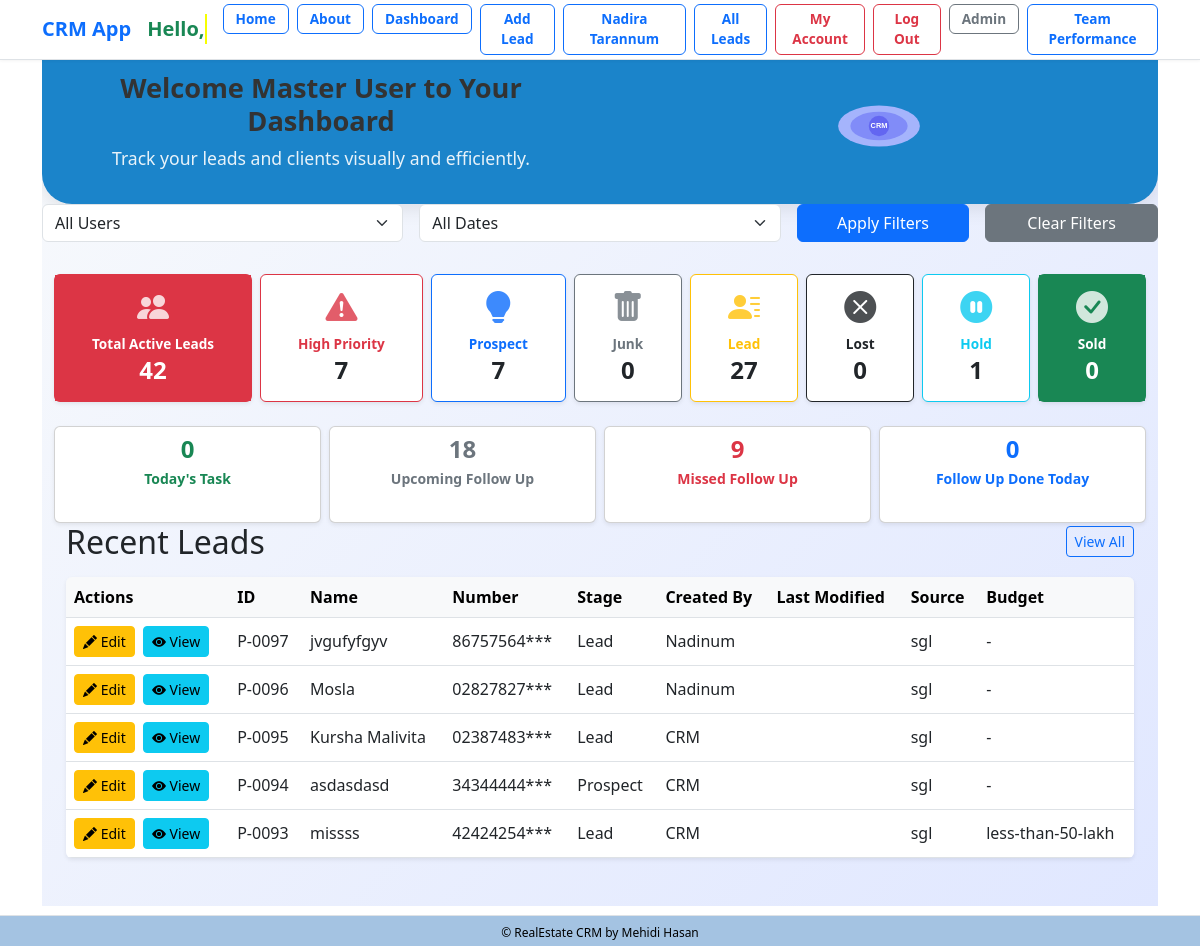
Page /dashboard (signed in) on the earlier database version.
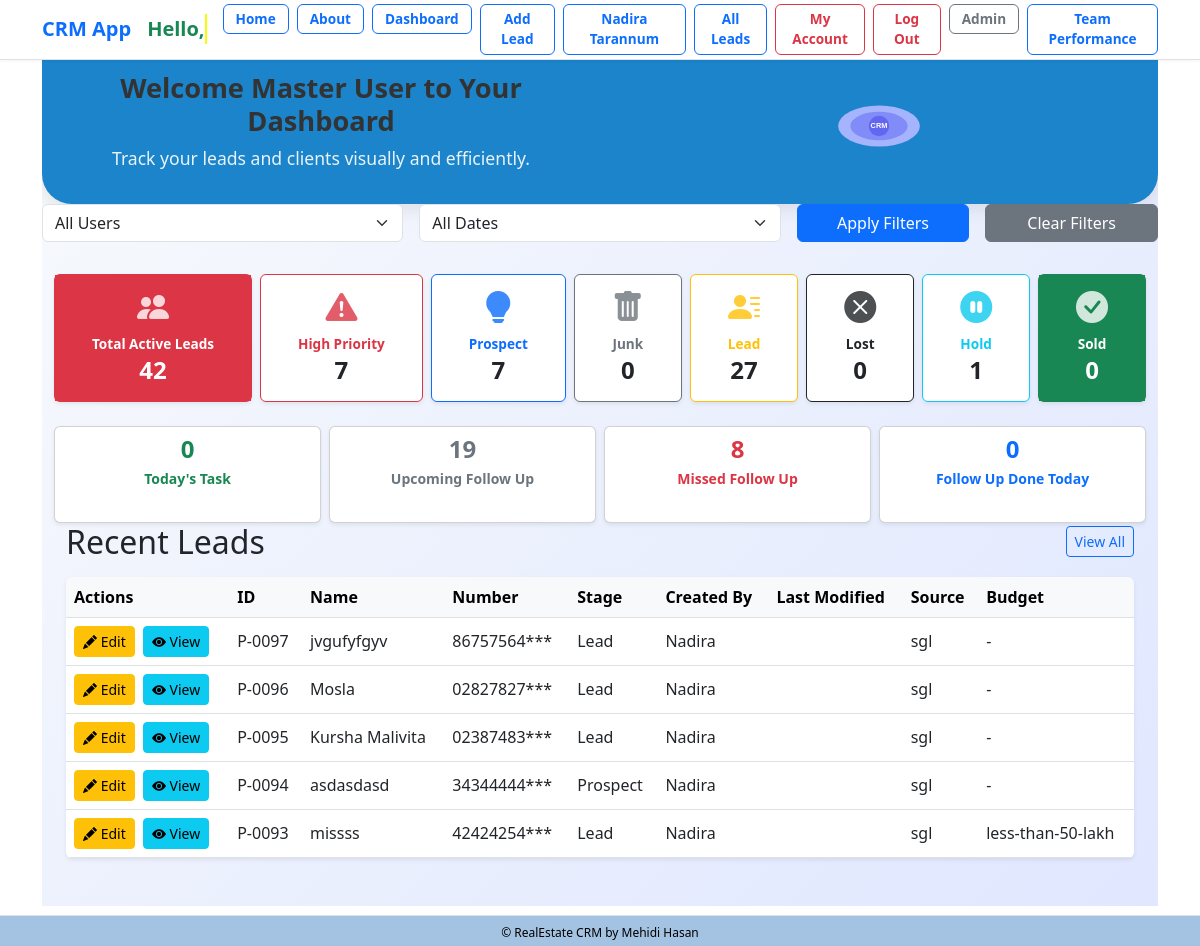
Same page on the later database version.
### lead/models.py (models this page shows, shortened)
class Lead(models.Model):
    LEAD_STAGE_CHOICES = (
        ('lead', 'Lead'),
        ('prospect', 'Prospect'),
        ('high_prospect', 'High Prospect'),
        ('sold_onboard', 'Sold/On-board'),
        ('hold', 'Hold'),
        ('lost', 'Lost'),
        ('junk', 'Junk'),
    )
    PROFESSION_CHOICES = (
        ('doctor', 'Doctor'),
        ('artist', 'Artist'),
        ('engineer', 'Engineer'),
        ('teacher', 'Teacher'),
        ('student', 'Student'),
        ('other', 'Other'),
    )
    PROJECT_CHOICES = (
        ('grand', 'Grand'),
        ('majestic', 'Majestic'),
        ('skyvilla', 'Skyvilla'),
        ('maxus', 'Maxus'),
        ('other', 'Other'),
    )
    PROPERTY_STATUS_CHOICES = (
        ('ready', 'Ready'),
        ('initial', 'Initial'),
        ('going', 'Going'),
    )
    PREFERRED_LOCATION_CHOICES = (
        ('banani', 'Banani'),
        ('gulshan', 'Gulshan'),
        ('badda', 'Badda'),
        ('dhanmondi', 'Dhanmondi'),
        ('other', 'Other'),
    )
    COMPANY_CHOICES = (
        ('rupayanhousing', 'Rupayan Housing'),
        ('rupayancityuttara', 'Rupayan City Uttara'),
        ('other', 'Other'),
    )
    INTERESTED_PROJECT_BUILDING_CHOICES = (
        ('grand-building-12', 'Grand Building 12'),
        ('majestic-building-5', 'Majestic Building 5'),
        ('skyvilla-building-3', 'Skyvilla Building 3'),
        ('maxus-building-8', 'Maxus Building 8'),
        ('other', 'Other'),
    )
    UNIT_SIZE_CHOICES = (
        ('2000-2500', '2000-2500 sqft'),
        ('200-300', '200-300 sqft'),
        ('300-400', '300-400 sqft'),
        ('2500-3000', '2500-3000 sqft'),
        ('3000-3500', '3000-3500 sqft'),
        ('3500-4000', '3500-4000 sqft'),
        ('4000+', '4000+ sqft'),
        ('other', 'Other'),
    )
    PREFERENCE_FLOOR = (
        ('1st', '1st Floor'),
        ('2nd', '2nd Floor'),
        ('3rd', '3rd Floor'),
        ('4th', '4th Floor'),
        ('5th', '5th Floor'),
        ('6th', '6th Floor'),
        ('7th', '7th Floor'),
        ('8th', '8th Floor'),
        ('9th', '9th Floor'),
        ('10th', '10th Floor'),
        ('11th', '11th Floor'),
        ('12th', '12th Floor'),
        ('13th', '13th Floor'),
        ('14th', '14th Floor'),
        ('15th', '15th Floor'),
    )
    FACING_CHOICES = (
        ('east', 'East'),
        ('west', 'West'),
        ('north', 'North'),
        ('south', 'South'),
        ('north-east', 'North-East'),
        ('north-west', 'North-West'),
        ('south-east', 'South-East'),
        ('south-west', 'South-West'),
        ('other', 'Other'),
    )
    VIEW_CHOICES = (
        ('road', 'Road'),
        ('park', 'Park'),
        ('lake', 'Lake'),
        ('city', 'City'),
        ('other', 'Other'),
    )
    BUDGET_CHOICES = (
        ('less-than-50-lakh', 'Less than 50 Lakh'),
        ('less-than-1-crore', 'Less than 1 Crore'),
        ('1-crore-to-2-crore', '1 Crore to 2 Crore'),
        ('2-crore-to-3-crore', '2 Crore to 3 Crore'),
        ('3-crore-to-4-crore', '3 Crore to 4 Crore'),
        ('4-crore-to-5-crore', '4 Crore to 5 Crore'),
        ('more-than-5-crore', 'More than 5 Crore'),
        ('other', 'Other'),
    )
    LEAD_SOURCE_CHOICES = (
        ('sgl', 'SGL'),
        ('walkin', 'Walk-in'),
        ('other', 'Other'),
    )
    SUB_SOURCE_CHOICES = (
        ('ownsource', 'Own Source'),
        ('referral', 'Referral'),
        ('doorto-door', 'Door to Door'),
        ('social-media', 'Social Media'),
        ('online-advertisement', 'Online Advertisement'),
        ('other', 'Other'),
    )
    TEAM_LEADER_CHOICES = (
        ('iktadul', 'Iktadul'),
        ('salman', 'Salman'),
        ('other', 'Other'),
    )
    FOLLOWUP_STATUS_CHOICES = (
        ('call', 'Call'),
        ('email', 'Email'),
        ('int Meeting', 'Int Meeting'),
        ('Ext Meeting', 'Ext Meeting'),
        ('project visit', 'Project Visit'),
        ('sold', 'Sold'),
        ('onboard', 'On-board'),
        ('junk', 'Junk'),
    )
    name = models.CharField("Name", max_length=50)
    team = models.ForeignKey(Team, on_delete=models.CASCADE, null=True, blank=True)
    phone = models.CharField(
    "Phone",
        max_length=11,
        unique=True,
        validators=[
            RegexValidator(
                regex=r'^\d{11}$',
                message='Phone number must contain only numbers.',
                code='invalid_phone'
            )
        ]
    )
    present_address = models.CharField("Present Address", max_length=20, choices=PREFERRED_LOCATION_CHOICES, blank=True, null=True)
    primaryemail = models.EmailField("Primary Email", max_length=254, blank=True, null=True)
    secondaryemail = models.EmailField("Secondary Email", blank=True, null=True)
    profession = models.CharField("Profession", max_length=20, choices=PROFESSION_CHOICES, blank=True, null=True)
    resident = models.CharField("Resident", max_length=100, blank=True, null=True)
    notes = models.TextField("Notes", blank=True, null=True)
    projecttype = models.CharField("Project Type", max_length=20, choices=PROJECT_CHOICES, blank=True, null=True)
    projectstatus = models.CharField("Project Status", max_length=20, choices=PROPERTY_STATUS_CHOICES, default='ready', blank=True, null=True)
    preferred_location = models.CharField("Preferred Location", max_length=20, choices=PREFERRED_LOCATION_CHOICES, blank=True, null=True)
    company = models.CharField("Company", max_length=20, choices=COMPANY_CHOICES, default="rupayancityuttara", null=True)
    interested_project_building = models.CharField("Interested Project Building", max_length=30, choices=INTERESTED_PROJECT_BUILDING_CHOICES, blank=True, null=True)
    unit_size = models.CharField("Unit Size", max_length=20, choices=UNIT_SIZE_CHOICES, blank=True, null=True)
    preference_floor = models.CharField("Preference Floor", max_length=20, choices=PREFERENCE_FLOOR, blank=True, null=True)
    facing = models.CharField("Facing", max_length=20, choices=FACING_CHOICES, blank=True, null=True)
    view = models.CharField("View", max_length=20, choices=VIEW_CHOICES, blank=True, null=True)
    budget = models.CharField("Budget", max_length=20, choices=BUDGET_CHOICES, blank=True, null=True)
    leadsource = models.CharField("Lead Source", max_length=20, choices=LEAD_SOURCE_CHOICES, default='sgl', blank=True, null=True)
    subsource = models.CharField("Sub Source", max_length=20, choices=SUB_SOURCE_CHOICES, default='ownsource',blank=True, null=True)
    teamleader = models.CharField("Team Leader", max_length=20, choices=TEAM_LEADER_CHOICES, default='iktadul',blank=True, null=True)
    description = models.TextField("Description", blank=True, null=True)
    converted_to_client = models.BooleanField("Converted to Client", default=False)
    created_at = models.DateTimeField("Created At", auto_now_add=True)
    modified_at = models.DateTimeField("Modified At", auto_now=True)
    followup_by = models.CharField("Follow Up By", max_length=50, choices=FOLLOWUP_STATUS_CHOICES, blank=True, null=True)
    lead_status = models.CharField("Lead Status", max_length=20, choices=LEAD_STAGE_CHOICES, default="lead", null=True)
    next_followup_by = models.CharField(max_length=20, choices=FOLLOWUP_STATUS_CHOICES, blank=True, null=True)
    next_followup_date = models.DateField("Next Follow Up Date", blank=True, null=True)
    modified_at = models.DateTimeField(auto_now=True)
    created_by = models.ForeignKey(User, related_name='leads', on_delete=models.CASCADE)
    transfer_to = models.ForeignKey(User, related_name='transferred_leads', on_delete=models.SET_NULL, null=True, blank=True)
    unique_id = models.CharField(max_length=255, unique=True, blank=True, null=True)

### dashboard/views.py (the view)
# urls.py: path('', include('dashboard.urls')),
@login_required
def dashboard(request):
    username = request.GET.get('username')
    date_filter = request.GET.get('date_filter')
    if request.user.is_superuser:
        lead_filter = Q()
        client_filter = Q()
    else:
        team = Team.objects.filter(created_by=request.user).first()
        lead_filter = Q(team=team, created_by=request.user)
        client_filter = Q(team=team, created_by=request.user)
    if username:
        lead_filter &= Q(created_by__username=username)
    today = now().date()
    if date_filter == 'today':
        lead_filter &= Q(created_at__date=today)
    elif date_filter == 'week':
        start_of_week = today - timedelta(days=today.weekday())
        end_of_week = start_of_week + timedelta(days=6)
        lead_filter &= Q(created_at__date__range=[start_of_week, end_of_week])
    elif date_filter == 'month':
        lead_filter &= Q(created_at__month=today.month, created_at__year=today.year)
    total_leads = Lead.objects.filter(lead_filter).count()
    sold_count = Lead.objects.filter(lead_filter, lead_status='sold_onboard').count()
    hold_count = Lead.objects.filter(lead_filter, lead_status='hold').count()
    lead_count = Lead.objects.filter(lead_filter, lead_status='lead').count()
    junk_count = Lead.objects.filter(lead_filter, lead_status='junk').count()
    prospect_count = Lead.objects.filter(lead_filter, lead_status='prospect').count()
    high_prospect_count = Lead.objects.filter(lead_filter, lead_status='high_prospect').count()
    lost_count = Lead.objects.filter(lead_filter, lead_status='lost').count()
    leads_by_status = (
        Lead.objects.filter(lead_filter)
        .values('lead_status')
        .annotate(count=Count('id'))
    )
    recent_leads = Lead.objects.filter(lead_filter).order_by("-created_at")[:5]
    recent_clients = Client.objects.filter(client_filter).order_by("-created_at")[:5]
    followup_today_count = get_followup_today_count(None if request.user.is_superuser else request.user)
    today_scheduled_count = get_scheduled_followup_count(request.user)
    upcoming_count = Lead.objects.filter(lead_filter, next_followup_date__gt=today).count()
    missed_followup_count = get_missed_followup_count(request.user)
    if request.user.is_superuser:
        user_list = User.objects.all()
    else:
        user_list = User.objects.filter(id=request.user.id)
    context = {
        'total_leads': total_leads,
        'followup_today_count': followup_today_count,
        'missed_followup_count': missed_followup_count,
        'today_scheduled_count': today_scheduled_count,
        'today': today,
        'upcoming_count': upcoming_count,
        'sold_count': sold_count,
        'lead_count': lead_count,
        'hold_count': hold_count,
        'junk_count': junk_count,
        'prospect_count': prospect_count,
        'high_prospect_count': high_prospect_count,
        'lost_count': lost_count,
        'recent_leads': recent_leads,
        'recent_clients': recent_clients,
        'leads_by_status': leads_by_status,
        'username': username,
        'date_filter': date_filter,
        'user_list': user_list,
    }
    return render(request, 'dashboard/dashboard.html', context)

### lead/utils.py (called while the page is built, shortened)
def get_scheduled_followup_count(user):
    today = now().date()
    if user.is_superuser:
        return Lead.objects.filter(next_followup_date=today).count()
    else:
        return Lead.objects.filter(next_followup_date=today, created_by=user).count()

def get_missed_followup_count(user):
    today = now().date()
    if user is None:
        return 0
    if user.is_superuser:
        return Lead.objects.filter(next_followup_date__lt=today).count()
    else:
        return Lead.objects.filter(next_followup_date__lt=today, created_by=user).count()

def get_followup_today_count(user):
    today = now().date()
    if user is None:  # superuser: get all followups and edits today
        followup_lead_ids = FollowUp.objects.filter(
            followup_date=today
        ).values_list('lead_id', flat=True)
        edited_lead_ids = Lead.objects.filter(
            modified_at__date=today
        ).values_list('id', flat=True)
    all_today_lead_ids = set(followup_lead_ids).union(set(edited_lead_ids))
    return len(all_today_lead_ids)

### dashboard/templates/dashboard/dashboard.html (shortened to what the changed rows need)
{% extends 'crm/base.html' %}
{% load static %}
{% block content %}
<div class="dashboard-container container-fluid p-0 m-0 min-vh-100" style="overflow-x: hidden;">
<div class="hero-section row align-items-center justify-content-center m-0">
  <div class="col-12 col-md-6 text-white text-center py-2">
    <h1 class="hero-title fw-bold mb-2">
      Welcome
      {% if user.first_name and user.last_name %}
        {{ user.first_name }} {{ user.last_name }}
      {% else %}
        {{ user.username }}
      {% endif %}
      to Your Dashboard
    </h1>
  </div>
</div>
    <link href="https://cdn.jsdelivr.net/npm/bootstrap@5.3.0/dist/css/bootstrap.min.css" rel="stylesheet"/>
    <link href="https://cdn.jsdelivr.net/npm/bootstrap-icons@1.10.5/font/bootstrap-icons.css" rel="stylesheet"/>
  <div class="container mt-3">
    <div class="row g-2 align-items-start">
      <div class="col-12 col-sm-6 col-md-3">
        <a href="{% url 'upcoming_followup' %}" class="text-decoration-none">
          <div class="card shadow-sm rounded text-center py-2 px-3 h-100">
            <div class="h4 fw-bold text-secondary mb-1">{{ upcoming_count }}</div>
            <div class="small fw-semibold text-secondary mb-1">Upcoming Follow Up</div>
          </div>
        </a>
      </div>
      <div class="col-12 col-sm-6 col-md-3">
        <a href="{% url 'missed_followups' %}" class="text-decoration-none">
          <div class="card shadow-sm rounded text-center py-2 px-3 h-100">
            <div class="h4 fw-bold text-danger mb-1">{{ missed_followup_count }}</div>
            <div class="small fw-semibold text-danger mb-1">Missed Follow Up</div>
          </div>
        </a>
      </div>
    </div>
  </div>
<section class="recent-section container mb-5 px-3 px-md-4">
  <div class="d-flex justify-content-between align-items-center mb-3">
    <h2 class="mb-0">Recent Leads</h2>
  </div>
  {% if recent_leads %}
  <div class="table-responsive rounded shadow-sm">
    <table class="data-table table table-hover align-middle mb-0">
      <thead class=" table-header-black">
        <tr>
          <th>Actions</th>
          <th>ID</th>
          <th>Name</th>
          <th>Number</th>
          <th>Stage</th>
          <th>Created By</th>
          <th>Last Modified</th>
          <th>Source</th>
          <th>Budget</th>
        </tr>
      </thead>
      <tbody>
        {% for item in recent_leads %}
        <tr>
          <td>
            {% if item.pk %}
              <a href="{% url 'edit_leads' item.pk %}" class="btn btn-sm btn-warning me-1">
                <i class="bi bi-pencil-fill"></i> Edit
              </a>
              <a href="{% url 'lead_details' item.pk %}" class="btn btn-sm btn-info">
                <i class="bi bi-eye-fill"></i> View
              </a>
            {% else %}
              <span class="text-muted">No ID</span>
            {% endif %}
          </td>
          <td>{{ item.unique_id }}</td>
          <td>{{ item.name }}</td>
          <td>{{ item.phone|slice:":-3" }}***</td>
          <td class="{% if item.get_lead_status_display == 'Prospect' %}status-prospect{% elif item.get_lead_status_display == 'High Prospect' %}status-high-prospect{% elif item.get_lead_status_display == 'Sold/On-board' %}status-sold{% endif %}">
            {{ item.get_lead_status_display }}
          </td>
          <td>{{ item.created_by }}</td>
          <td>{{ item.last_modified|date:"M d, H:i" }}</td>
          <td>{{ item.leadsource }}</td>
          <td>{{ item.budget|default:"-" }}</td>
        </tr>
        {% endfor %}
      </tbody>
    </table>
  </div>
  {% else %}
  <div class="alert alert-info">No recent leads found.</div>
  {% endif %}
</section>
</div>
{% endblock %}

Differences in the rows shown:
changed Lead "jvgufyfgyv": created_by "Nadinum" → "Nadira"
changed Lead "Mosla": created_by "Nadinum" → "Nadira"
changed Lead "Kursha Malivita": created_by "CRM" → "Nadira"
changed Lead "asdasdasd": created_by "CRM" → "Nadira"
changed Lead "missss": created_by "CRM" → "Nadira"
Other differences:
{{ upcoming_count }}: "18" → "19"
{{ missed_followup_count }}: "9" → "8"
